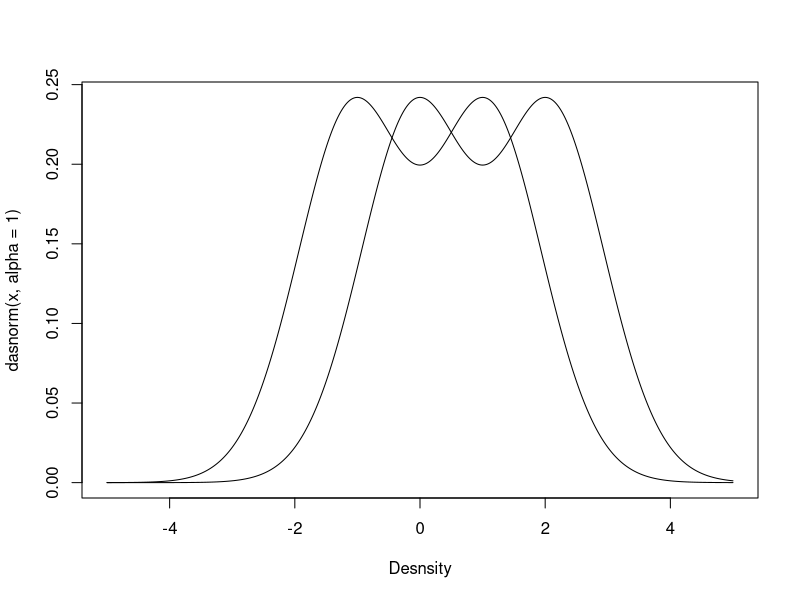

R code for this plot: (Note: this script raises an error after producing the figure.)
## Alpha skew distribution
dasnorm <- function(x, alpha = 0, mean = 0, sd = 1, log = FALSE){
  X <- (x-mean)/sd
  phi <- dnorm(X, log = F)
  (1/sd)^2*((1+alpha*X^2)/(1+alpha))*phi
}

x <- seq(-5,5,length.out = 10000)
plot(dasnorm(x, alpha = 1)~x, type = "l", xlab = "Desnsity")
lines(x, dasnorm(x, alpha = 1, mean = 1))

plot(phy, show.tip.label = F)
md <- get('last_plot.phylo', envir = .PlotPhyloEnv)
points(md$xx, md$yy, col = colvec[id], pch = 16)
points(seq(20, 80, length.out = 101), rep(-1,101), pch = 15, col = colvec, xpd = T)
axis(1, at = seq(19.5, 80.5, length.out = 6), labels = seq(0, 1, length.out = 6), cex.axis = 0.5, line = 1.3, mgp = c(1,0.5, 0))

tra <- sim_tree[[1]]
cl <- extract.clade(phy, 31)
X <- sim_tree[[1]][c(31,9,10),]
Xis(0.5,0.5,X[1])
Xis(0.5,0.5,X[1],T)
dnorm(X[3],Xis(0.5,0.5,X[1],T),phy$edge.length[20]*0.5)


## Simulations truncated normal
sample.size <- c(1e2,1e3,1e5)
mn <- 10
std <- 1
split <- 9
init.sample <- rnorm(sample.size[3], mn, std)
trunc.sample <- init.sample[init.sample < split]
jpeg("Figures/sim_sampling.jpg", height = 50, width = 8, units = "cm", res = 600)
layout(1:11)
par(mar = c(2,2,2,1))
hist(trunc.sample, col = "#2e86ab", main = "Speciation Time")
lines(rep(mean(c(split,min(init.sample))),2),c(0,1e4), lty = 2, col = "red")
for(i in 1:1e4){
  trunc.sample <- trunc.sample + rnorm(length(trunc.sample),0,0.05)
  if(i %in% seq(1e3, 1e4, length.out = 10)){
    hist(trunc.sample, col = "#2e86ab", main = sprintf("ngen = %s",i))
    lines(rep(mean(c(split,min(init.sample))),2),c(0,1e4), lty = 2, col = "red")
  }
}
dev.off()

jpeg("Figures/Range_sampling.jpg", height = 16, width = 16, units = "cm", res = 600)
plot_hp(hpfun("Normal", c(mn,std)), xlab = "Max T°C")
lines(rep(split,2), c(0,0.4), lty = 2, col = "red")
points(init.sample, rep(-0.01, sample.size[1]), pch = 3)
lines(rep(min(init.sample),2), c(0,0.1), col = "red")
arrows(min(init.sample),0.1,split,0.1,code = 3, col = "red", length= .1)
text(mean(c(split,min(init.sample))),0.13,labels = expression(X[min](T[s])), col = "red")
lines(rep(max(init.sample),2), c(0,0.1), col = "red")
arrows(max(init.sample),0.1,split,0.1,code = 3, col = "red", length= .1)
text(mean(c(split,max(init.sample))),0.13,labels = expression(X[max](T[s])), col = "red")
dev.off()

diff(range(init.sample))
diff(c(split,min(init.sample)))
